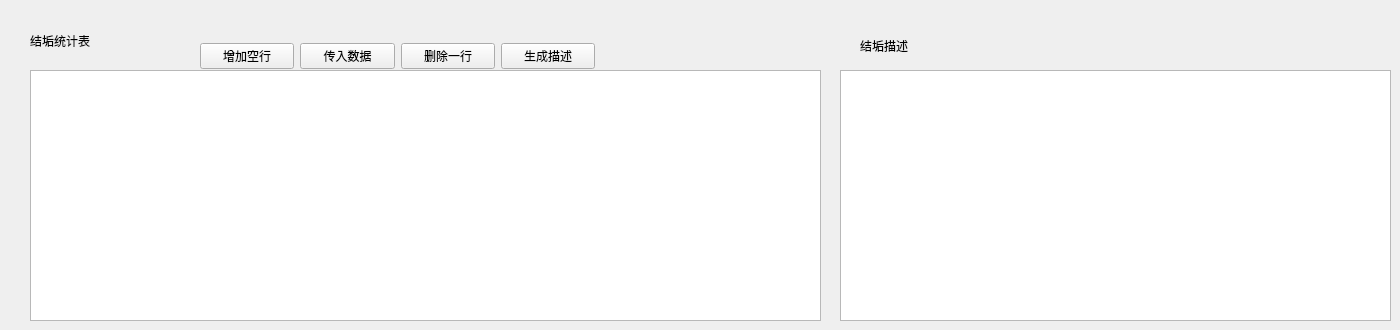
      <widget class="QWidget" name="tab_7">
       <attribute name="title">
        <string>结垢统计</string>
       </attribute>
       <widget class="QWidget" name="layoutWidget_3">
        <property name="geometry">
         <rect>
          <x>200</x>
          <y>40</y>
          <width>395</width>
          <height>32</height>
         </rect>
        </property>
        <layout class="QHBoxLayout" name="horizontalLayout_3">
         <item>
          <widget class="QPushButton" name="pushButton_63">
           <property name="text">
            <string>增加空行</string>
           </property>
          </widget>
         </item>
         <item>
          <widget class="QPushButton" name="pushButton_17">
           <property name="text">
            <string>传入数据</string>
           </property>
          </widget>
         </item>
         <item>
          <widget class="QPushButton" name="pushButton_18">
           <property name="text">
            <string>删除一行</string>
           </property>
          </widget>
         </item>
         <item>
          <widget class="QPushButton" name="pushButton_19">
           <property name="text">
            <string>生成描述</string>
           </property>
          </widget>
         </item>
        </layout>
       </widget>
       <widget class="QLabel" name="label_105">
        <property name="geometry">
         <rect>
          <x>30</x>
          <y>25</y>
          <width>131</width>
          <height>31</height>
         </rect>
        </property>
        <property name="styleSheet">
         <string notr="true">font: 12pt &quot;黑体&quot;;</string>
        </property>
        <property name="text">
         <string>结垢统计表</string>
        </property>
       </widget>
       <widget class="QTextEdit" name="textEdit_2">
        <property name="geometry">
         <rect>
          <x>840</x>
          <y>70</y>
          <width>551</width>
          <height>251</height>
         </rect>
        </property>
       </widget>
       <widget class="QLabel" name="label_106">
        <property name="geometry">
         <rect>
          <x>860</x>
          <y>35</y>
          <width>91</width>
          <height>21</height>
         </rect>
        </property>
        <property name="styleSheet">
         <string notr="true">font: 12pt &quot;黑体&quot;;</string>
        </property>
        <property name="text">
         <string>结垢描述</string>
        </property>
       </widget>
       <widget class="QTableWidget" name="tableWidget_3">
        <property name="geometry">
         <rect>
          <x>30</x>
          <y>70</y>
          <width>791</width>
          <height>251</height>
         </rect>
        </property>
       </widget>
      </widget>
